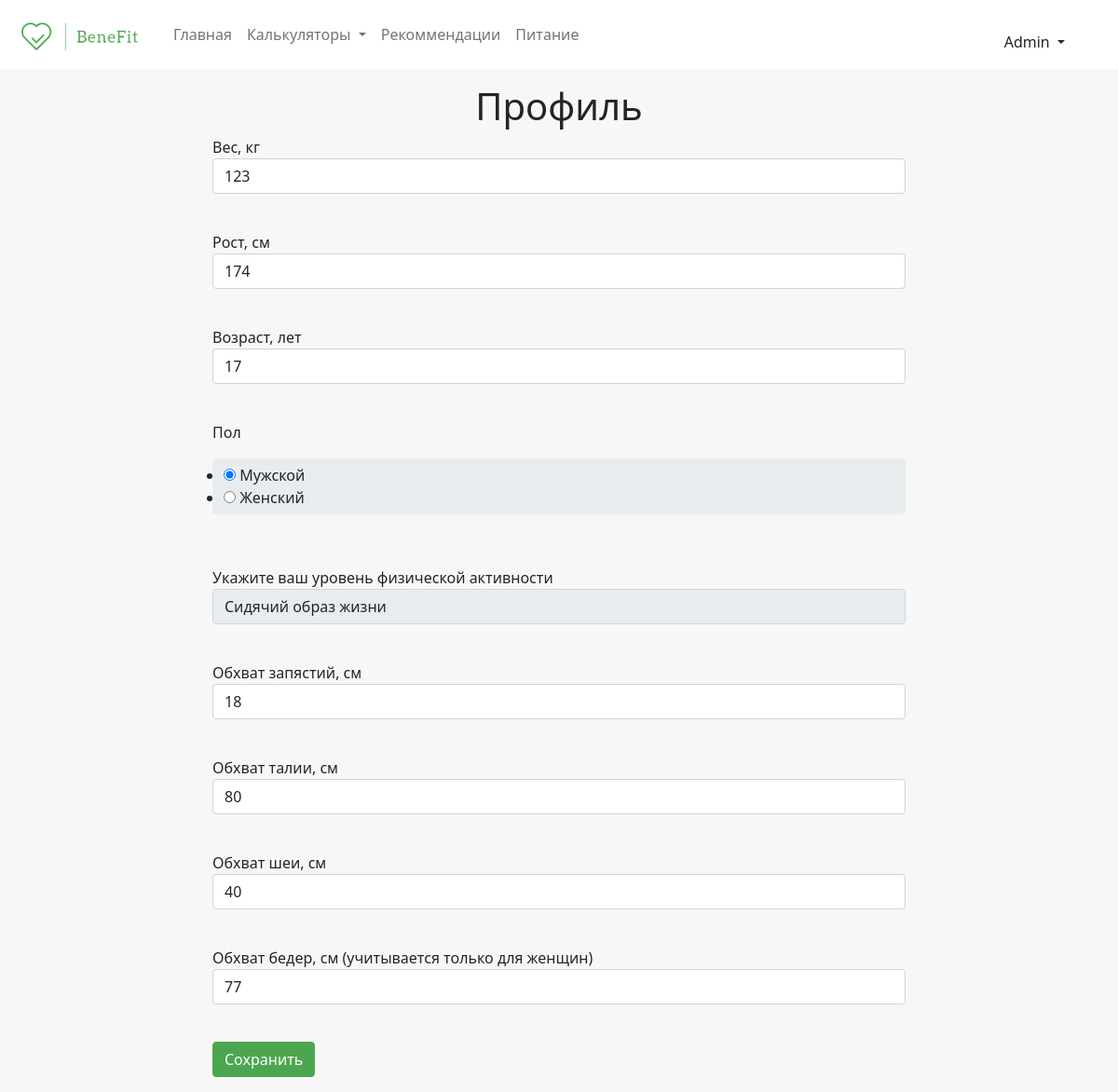
The app's page /profile (signed in), older data.
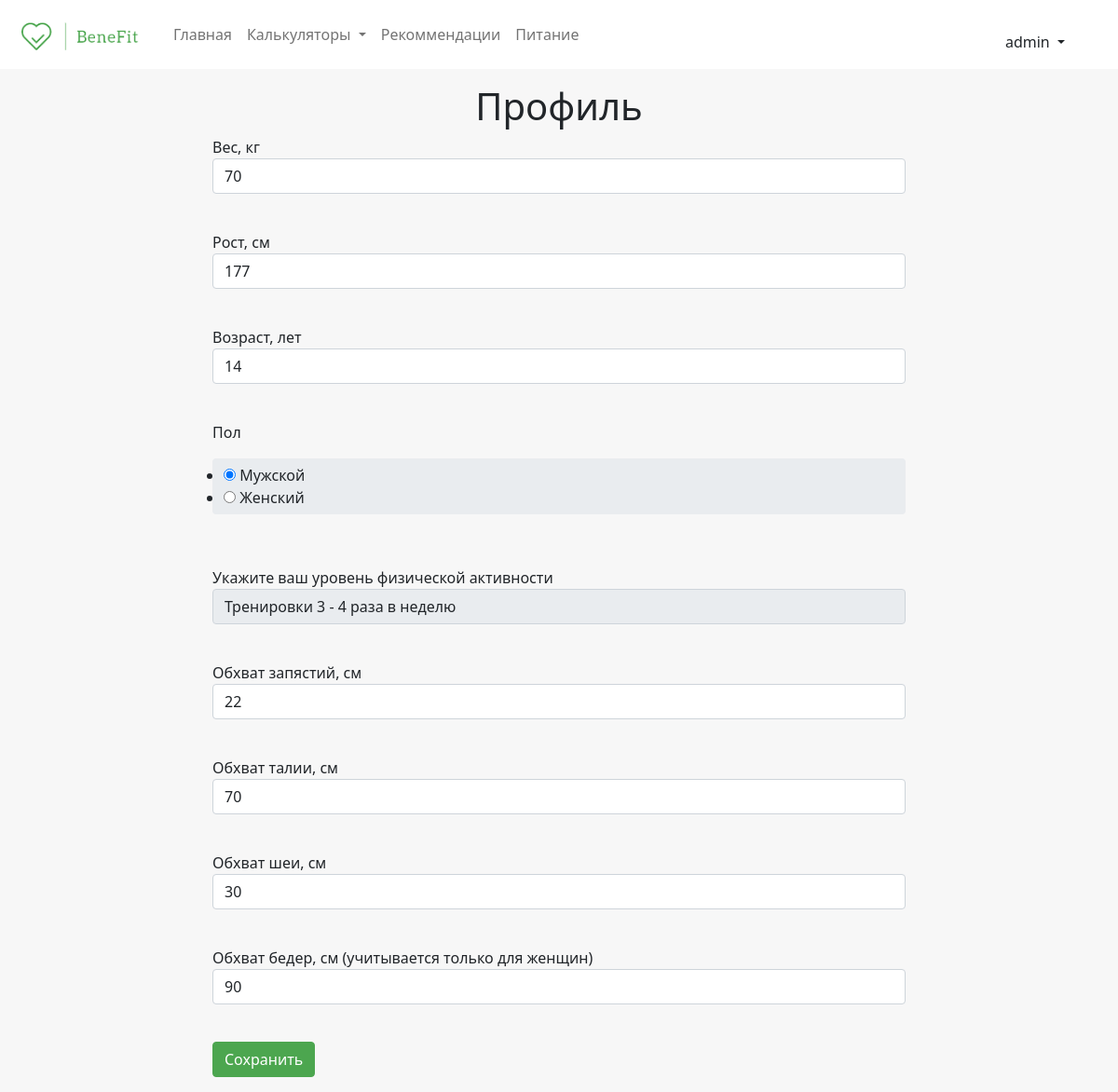
The same page, newer data.
### data/user_login.py (models this page shows, shortened)
class UserLogin(SqlAlchemyBase, UserMixin):
    __tablename__ = 'user_login'
    id = sqlalchemy.Column(sqlalchemy.Integer,
                           primary_key=True, autoincrement=True, nullable=True)
    name = sqlalchemy.Column(sqlalchemy.String, nullable=True)
    about = sqlalchemy.Column(sqlalchemy.String, nullable=True)
    email = sqlalchemy.Column(sqlalchemy.String,
                              index=True, unique=True, nullable=True)
    hashed_password = sqlalchemy.Column(sqlalchemy.String, nullable=True)
    created_date = sqlalchemy.Column(sqlalchemy.DateTime,
                                     default=datetime.datetime.now)
    user_inputs = orm.relation("UserInputs", back_populates='user_login')
    user_results = orm.relation("UserResults", back_populates='user_login')

### data/user_inputs.py (models this page shows)
class UserInputs(SqlAlchemyBase, SerializerMixin):
    __tablename__ = 'user_inputs'
    user_id = sqlalchemy.Column(sqlalchemy.Integer,
                                sqlalchemy.ForeignKey("user_login.id"),
                                primary_key=True, autoincrement=True, nullable=True)
    height = sqlalchemy.Column(sqlalchemy.Integer, nullable=True)
    weight = sqlalchemy.Column(sqlalchemy.Integer, nullable=True)
    age = sqlalchemy.Column(sqlalchemy.Integer, nullable=True)
    gender = sqlalchemy.Column(sqlalchemy.String, nullable=True)
    activity = sqlalchemy.Column(sqlalchemy.Integer, nullable=True)
    wrists = sqlalchemy.Column(sqlalchemy.Integer, nullable=True)
    waist = sqlalchemy.Column(sqlalchemy.Integer, nullable=True)
    neck = sqlalchemy.Column(sqlalchemy.Integer, nullable=True)
    hip = sqlalchemy.Column(sqlalchemy.Integer, nullable=True)
    user_login = orm.relation('UserLogin')

### application.py (the view, shortened to what this page needs)
@app.route('/profile', methods=['GET', 'POST'])
@login_required
def profile_page():
    form = ProfileForm()
    if current_user.is_authenticated:
        db_sess = db_session.create_session()
        current_user_inputs = db_sess.query(UserInputs).filter(
            UserInputs.user_id == current_user.id).first()
        form.weight.data = current_user_inputs.weight
        form.height.data = current_user_inputs.height
        form.age.data = current_user_inputs.age
        form.gender.data = current_user_inputs.gender
        form.activity.data = str(current_user_inputs.activity)
        form.wrists.data = current_user_inputs.wrists
        form.waist.data = current_user_inputs.waist
        form.neck.data = current_user_inputs.neck
        form.hip.data = current_user_inputs.hip
    return render_template("profile.html",
                           title='Профиль пользователя', form=form)

### forms/profile_form.py
class ProfileForm(FlaskForm):
    weight = IntegerField('Вес, кг', validators=[DataRequired()])
    height = IntegerField('Рост, см', validators=[DataRequired()])
    age = IntegerField('Возраст, лет', validators=[DataRequired()])
    gender = RadioField('Пол', choices=['Мужской', 'Женский'])
    activity = SelectField(u'Укажите ваш уровень физической активности',
                           choices=[(0, 'Сидячий образ жизни'),
                                    (1, 'Редкие тренировки'),
                                    (2, 'Тренировки 3 - 4 раза в неделю'),
                                    (3, 'Тренировки 5 - 6 раз в неделю'),
                                    (4, 'Ежедневные интенсивные тренировки')],
                           validators=[DataRequired()])
    wrists = IntegerField('Обхват запястий, см', validators=[DataRequired()])
    waist = IntegerField('Обхват талии, см', validators=[DataRequired()])
    neck = IntegerField('Обхват шеи, см', validators=[DataRequired()])
    hip = IntegerField('Обхват бедер, см (учитывается только для женщин)',
                       validators=[DataRequired()])
    submit = SubmitField('Сохранить')

### application.py (called while the page is built)
@login_manager.user_loader
def load_user(user_id):
    db_sess = db_session.create_session()
    return db_sess.query(UserLogin).get(user_id)

### data/db_session.py (called while the page is built)
def create_session() -> Session:
    global __factory
    return __factory()

### templates/profile.html (shortened to what this page needs)
{% extends "base.html" %}
{% block content %}
          <h1 class="page-title">Профиль</h1>
          <form action="" method="post" class="col-md-8 col-sm-10 col-xs-10 m-auto">
        	<p>
        	    {{ form.weight.label }}<br>
        	    {{ form.weight(class="form-control", type="number", min='20', max='500')}}<br>
        	</p>
          <p>
              {{ form.height.label }}<br>
              {{ form.height(class="form-control", type="number", min='60', max='250')}}<br>
          </p>
          <p>
              {{ form.age.label }}<br>
              {{ form.age(class="form-control", type="number", min='14', max='130') }}<br>
          </p>
          <p>
              {{ form.gender.label }}<br>
              {{ form.gender(class="form-control form-field-gender", type="string") }}<br>
          </p>
          <p>
              {{ form.activity.label }}<br>
              {{ form.activity(class="form-control", type="select") }}<br>
          </p>
          <p>
              {{ form.wrists.label }}<br>
              {{ form.wrists(class="form-control", type="number", max="30", min="10") }}<br>
          </p>
          <p>
              {{ form.waist.label }}<br>
              {{ form.waist(class="form-control", type="number, min='50', max='100'") }}<br>
          </p>
          <p>
              {{ form.neck.label }}<br>
              {{ form.neck(class="form-control", type="number", min='30', max='50') }}<br>
          </p>
            <p>
              {{ form.hip.label }}<br>
              {{ form.hip(class="form-control", type="number, min='70', max='130'") }}<br>
          </p>
        	<p>{{ form.submit(type="submit", class="btn calculator-btn") }}</p>
</form>
{% endblock %}

### templates/base.html (shortened to what this page needs)
<!doctype html>
<html lang="en">
<head>
    <link href="../static/css/bootstrap.min.css" rel="stylesheet">
    <link rel="stylesheet"
          href="../static/css/style.css">
</head>
<body>
<nav class="navbar navbar-expand-lg navbar-light bg-light nav fixed-top">
  <div class="container-fluid">
    <a class="nav-brand navbar-brand ml-5" href="/">
      <svg class=" featurette-image img-fluid mx-auto" width="150" height="45"  >
          <image xlink:href="../static/img/logo_original_cutted.png" height="100%" width="100%" alt="" />
        </svg>
    </a>
    <div class="collapse navbar-collapse" id="navbarCollapse">
      <ul class="navbar-nav me-auto mb-2 mb-md-0">
        <li class="nav-item">
          <a class="nav-link {{active_home}}" aria-current="page" href="/">Главная</a>
        </li>
        <li class="nav-item dropdown">
          <a class="nav-link dropdown-toggle {{active_calculator}}" href="#" id="navbarDropdownMenuLink" role="button" data-bs-toggle="dropdown" aria-expanded="false">
          Калькуляторы
          </a>
        </li>
        <li class="nav-item">
          <a class="nav-link {{active_recommendations}}" href="/recommendations">Рекоммендации</a>
        </li>
        <li class="nav-item">
          <a class="nav-link {{active_nutrition}}" href="/nutrition">Питание</a>
        </li>
      </ul>
        <form class="d-flex nav-right-block flex-space-between">
              {% if current_user.is_authenticated %}
    <div class="btn-group">
  <a type="button" class="btn dropdown-toggle" data-bs-toggle="dropdown" aria-expanded="false">
    {{ current_user.name }}
  </a>
</div>
{% else %}
    <p>
        <a class="btn nav-btn-reg" href="/register">Зарегистрироваться</a>
        <a class="btn nav-btn-auth" href="/login">Войти</a>
    </p>
{% endif %}
      </form>
    </div>
  </div>
</nav>
{% if active_home == 'active' %}
    {% block home_page%}{% endblock %}
{% else %}
<main role="main " class="main main-content">
  <div  class="container">
        {% block content %}{% endblock %}
  </div>
</main>
{% endif %}
</body>
</html>

### static/css/style.css (style rules this page uses)
* { margin: 0; padding: 0; box-sizing: border-box; }
body { background-color: #f7f7f7; }
.nav { font-size: 16px; background-color: #fff !important; }
.nav-brand { color: #4ca64f !important; font-size: 30px; color: #fff; }
.nav-right-block { margin-right: 2rem; margin-top: 1rem; }
.form-field-gender { border: none; }
.main { margin-top: 70px; }
.main-content { margin-top: 90px; }
.calculator-btn { background-color: #4ca64f; border-color: #4ca64f; color: #fff; }
.page-title { text-align: center; }

Row changes from the older to the newer data that the page shows:
changed UserLogin: name "Admin" → "admin"
changed UserInputs "☑ Мужской ☐ Женский": weight "123" → "70"; height "174" → "177"; age "17" → "14"; activity "Сидячий образ жизни" → "Тренировки 3 - 4 раза в неделю"; wrists "18" → "22"; waist "80" → "70"; neck "40" → "30"; hip "77" → "90"
